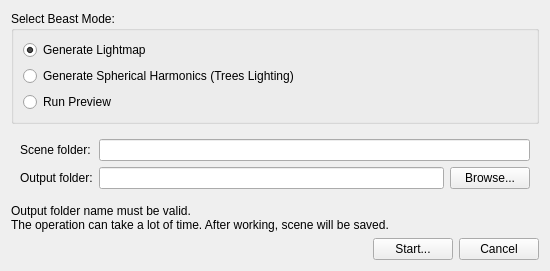
<?xml version="1.0" encoding="UTF-8"?>
<ui version="4.0">
 <class>BeastDialog</class>
 <widget class="QWidget" name="BeastDialog">
  <property name="geometry">
   <rect>
    <x>0</x>
    <y>0</y>
    <width>550</width>
    <height>250</height>
   </rect>
  </property>
  <property name="windowTitle">
   <string>Beast</string>
  </property>
  <layout class="QVBoxLayout" name="verticalLayout">
   <item>
    <widget class="QGroupBox" name="groupBox">
     <property name="title">
      <string>Select Beast Mode:</string>
     </property>
     <layout class="QVBoxLayout" name="verticalLayout_3">
      <item>
       <widget class="QRadioButton" name="lightmapBeastModeButton">
        <property name="text">
         <string>Generate Lightmap</string>
        </property>
        <property name="checked">
         <bool>true</bool>
        </property>
       </widget>
      </item>
      <item>
       <widget class="QRadioButton" name="shBeastModeButton">
        <property name="text">
         <string>Generate Spherical Harmonics (Trees Lighting)</string>
        </property>
       </widget>
      </item>
      <item>
       <widget class="QRadioButton" name="previewButton">
        <property name="text">
         <string>Run Preview</string>
        </property>
       </widget>
      </item>
     </layout>
     <zorder>shBeastModeButton</zorder>
     <zorder>lightmapBeastModeButton</zorder>
     <zorder>previewButton</zorder>
    </widget>
   </item>
   <item>
    <widget class="QWidget" name="foldersWidget" native="true">
     <layout class="QHBoxLayout" name="foldersLayout">
      <item>
       <layout class="QGridLayout" name="gridLayout">
        <item row="0" column="0">
         <widget class="QLabel" name="label_3">
          <property name="text">
           <string>Scene folder:</string>
          </property>
         </widget>
        </item>
        <item row="1" column="0">
         <widget class="QLabel" name="label">
          <property name="text">
           <string>Output folder:</string>
          </property>
         </widget>
        </item>
        <item row="0" column="1">
         <widget class="QLineEdit" name="scenePath">
          <property name="readOnly">
           <bool>true</bool>
          </property>
         </widget>
        </item>
        <item row="1" column="1">
         <layout class="QHBoxLayout" name="horizontalLayout_3">
          <item>
           <widget class="QLineEdit" name="output"/>
          </item>
          <item>
           <widget class="QPushButton" name="browse">
            <property name="text">
             <string>Browse...</string>
            </property>
            <property name="icon">
             <iconset resource="QtIcons.qrc">
              <normaloff>:/QtIcons/openscene.png</normaloff>:/QtIcons/openscene.png</iconset>
            </property>
           </widget>
          </item>
         </layout>
        </item>
       </layout>
      </item>
     </layout>
    </widget>
   </item>
   <item>
    <spacer name="verticalSpacer">
     <property name="orientation">
      <enum>Qt::Vertical</enum>
     </property>
     <property name="sizeHint" stdset="0">
      <size>
       <width>20</width>
       <height>40</height>
      </size>
     </property>
    </spacer>
   </item>
   <item>
    <widget class="QLabel" name="label_2">
     <property name="sizePolicy">
      <sizepolicy hsizetype="Preferred" vsizetype="Maximum">
       <horstretch>0</horstretch>
       <verstretch>0</verstretch>
      </sizepolicy>
     </property>
     <property name="text">
      <string>Output folder name must be valid.
The operation can take a lot of time. After working, scene will be saved.</string>
     </property>
     <property name="buddy">
      <cstring>foldersWidget</cstring>
     </property>
    </widget>
   </item>
   <item>
    <layout class="QHBoxLayout" name="horizontalLayout_2">
     <item>
      <spacer name="horizontalSpacer">
       <property name="orientation">
        <enum>Qt::Horizontal</enum>
       </property>
       <property name="sizeHint" stdset="0">
        <size>
         <width>40</width>
         <height>20</height>
        </size>
       </property>
      </spacer>
     </item>
     <item>
      <widget class="QPushButton" name="start">
       <property name="text">
        <string>Start...</string>
       </property>
      </widget>
     </item>
     <item>
      <widget class="QPushButton" name="cancel">
       <property name="text">
        <string>Cancel</string>
       </property>
      </widget>
     </item>
    </layout>
   </item>
  </layout>
 </widget>
 <tabstops>
  <tabstop>start</tabstop>
  <tabstop>cancel</tabstop>
 </tabstops>
 <resources>
  <include location="QtIcons.qrc"/>
 </resources>
 <connections/>
</ui>
